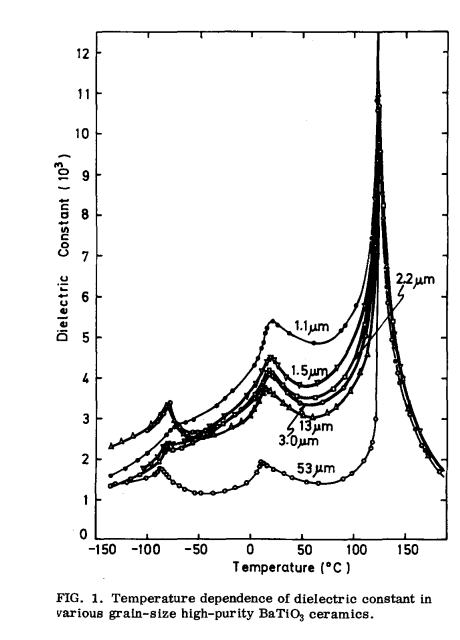
#> input picture bw_test/fig1_BaTiO3_grainsize.png, 460 x 640 px
$ python make_excel.py
#> lines starting #> are read from the running program, lines starting #| are printed output that depends on the picture; after the words box and inside, x2 and y2 are one past the last pixel; in counts of white or black regions, pixels touching at a corner belong together
### bw_test/trace.py
"""Guide-assisted curve tracing for black-and-white plots.
Each curve = list of segments. A segment has a guide polyline given in DISPLAY coordinates of the
k-times enlarged crop (X, Y), a mode ('x': step over columns, 'y': step over rows) and a half-width W
(original px). For every column (or row) the dark run closest to the guide is taken."""
import sys; sys.path.insert(0, '.')
import numpy as np
from PIL import Image
from calib import fits

def load(p):
    a = Image.open(p).convert('RGBA'); bg = Image.new('RGBA', a.size, (255,255,255,255)); bg.alpha_composite(a)
    return np.array(bg.convert('L')).astype(int)

def runs(v, merge=2):
    idx = np.nonzero(v)[0]
    if not len(idx): return []
    sp = np.split(idx, np.nonzero(np.diff(idx) > merge + 1)[0] + 1)
    return [(s[0], s[-1]) for s in sp]

def trace(name, curve, k=3, thr=150):
    c = fits(name); t, b, l, r = c['box']
    d = load(c['file']) < thr
    for (r0, r1, c0, c1) in curve.get('ignore', []):
        d[r0:r1, c0:c1] = False
    pts = []
    for seg in curve['segments']:
        G = np.array(seg['guide'], float)
        gc = (l - 2) + G[:, 0] / k; gr = (t - 2) + G[:, 1] / k     # guide in original px
        W = seg.get('W', 4)
        if seg['mode'] == 'x':
            o = np.argsort(gc); gc, gr = gc[o], gr[o]
            for col in range(int(np.ceil(gc[0])), int(np.floor(gc[-1])) + 1):
                g = np.interp(col, gc, gr)
                lo, hi = int(g - W), int(g + W) + 1
                rr = [(a + lo, z + lo) for a, z in runs(d[lo:hi, col])]
                rr = [x for x in rr if x[1] - x[0] <= 9]
                if rr:
                    a, z = min(rr, key=lambda x: abs((x[0] + x[1]) / 2 - g))
                    pts.append((col, (a + z) / 2, seg['mode']))
        else:
            o = np.argsort(gr); gc, gr = gc[o], gr[o]
            for row in range(int(np.ceil(gr[0])), int(np.floor(gr[-1])) + 1):
                g = np.interp(row, gr, gc)
                lo, hi = int(g - W), int(g + W) + 1
                cc = [(a + lo, z + lo) for a, z in runs(d[row, lo:hi])]
                cc = [x for x in cc if x[1] - x[0] <= 9]
                if cc:
                    a, z = min(cc, key=lambda x: abs((x[0] + x[1]) / 2 - g))
                    pts.append(((a + z) / 2, row, seg['mode']))
    out = [(c['ax'] * x + c['bx'], (c['ay'] * y + c['by']) * 1000, x, y, m) for x, y, m in pts]
    return c, out

### bw_test/calib.py
"""Axis calibration for the two black-and-white BaTiO3 figures (Arlt et al. style, grain-size study).
Pixel positions of tick marks were detected automatically (short inward ticks next to the frame)."""
import numpy as np
F2 = 'fig2_BaTiO3_3transitions.png'
F1 = 'fig1_BaTiO3_grainsize.png'
PANELS = {
    # name: (file, x ticks (px, value), y ticks (px, value), plot box (top, bottom, left, right))
    'fig1':  (F1, ([146.5,198.5,249.5,301.5,353.0,404.5], [-100,-50,0,50,100,150]),
                  ([52.5,92.5,133.5,174.5,214.5,255.5,296.5,336.5,377.5,418.0,459.0,499.5], list(range(12,0,-1))),
                  (31, 539, 96, 447)),
    'fig2a': (F2, ([158.0,217.5,277.0,336.5], [100,110,120,130]),
                  ([82.5,129.5,177.5,225.0,273.0,321.0,368.5,415.5,464.0,511.0], list(range(10,0,-1))),
                  (33, 558, 99, 396)),
    'fig2b': (F2, ([569.5,615.5,662.5,709.5,756.5], [-10,0,10,20,30]),
                  ([79.5,125.5,172.5,220.5,267.5], [5,4,3,2,1]),
                  (34, 314, 521, 802)),
    'fig2c': (F2, ([570.5,617.5,663.5,710.5,757.5,804.5], [-110,-100,-90,-80,-70,-60]),
                  ([416.5,464.5,511.0,557.5], [4,3,2,1]),
                  (369, 605, 523, 831)),
}
def fits(name):
    f, (xp, xv), (yp, yv), box = PANELS[name]
    ax, bx = np.polyfit(xp, xv, 1); ay, by = np.polyfit(yp, yv, 1)
    rx = np.std(np.array(xv) - (ax*np.array(xp)+bx)); ry = np.std(np.array(yv) - (ay*np.array(yp)+by))
    return dict(file=f, ax=ax, bx=bx, ay=ay, by=by, box=box, rx=rx, ry=ry)
# [4 lines that do not run on import are left out]

### bw_test/make_excel.py
"""Trace the black-and-white BaTiO3 figures and write the data to an Excel workbook + check overlays."""
import sys; sys.path.insert(0, '.')
import numpy as np
from PIL import Image, ImageDraw
from openpyxl import Workbook
from openpyxl.chart import ScatterChart, Reference, Series
from openpyxl.styles import Font, Alignment
from calib import fits
from trace import trace
from curves_fig2 import FIG2A, FIG2B, FIG2C
from curves_fig1 import FIG1

JOBS = [  # sheet, panel, curves, k, T step (C), title
    ('Fig1', 'fig1', FIG1, 4, 2.0, 'Fig.1 grain-size BaTiO3, -150..190 C'),
    ('Fig2a', 'fig2a', FIG2A, 3, 0.5, 'Fig.2(a) cubic-tetragonal, 90..140 C'),
    ('Fig2b', 'fig2b', FIG2B, 3, 1.0, 'Fig.2(b) tetragonal-orthorhombic, -20..40 C'),
    ('Fig2c', 'fig2c', FIG2C, 3, 1.0, 'Fig.2(c) orthorhombic-rhombohedral, -120..-55 C'),
]
NOTE = {
    'curve A (1.5um)': '라벨로 확인',
    'curve B': '2.2um로 추정 (입자 클수록 eps 작아지는 경향 + 라벨 위치)',
    'curve C': '3.0um로 추정',
    'curve D': '13um로 추정',
    'above Tc (all curves)': '모든 곡선이 겹치는 구간 (구분 불가, 공통값)',
    'above Tc (all curves coincide)': '모든 곡선이 겹치는 구간 (구분 불가, 공통값)',
}
COL = [(255,0,0),(0,170,0),(0,140,255),(220,0,220),(255,140,0),(0,190,190),(120,60,255)]

def resample(out, step):
    """x-mode points -> values at round T; y-mode points (steep parts) -> every ~0.25e3 of eps."""
    xs = sorted([o for o in out if o[4] == 'x'], key=lambda o: o[0])
    ys = sorted([o for o in out if o[4] == 'y'], key=lambda o: o[1])
    rows = []
    if xs:
        T = np.array([o[0] for o in xs]); E = np.array([o[1] for o in xs])
        for t in np.arange(np.ceil(T[0] / step) * step, T[-1] + 1e-9, step):
            j = np.searchsorted(T, t)
            near = min(abs(T[max(j-1, 0)] - t), abs(T[min(j, len(T)-1)] - t))
            if near <= max(step / 2, 0.6):
                rows.append((round(float(t), 2), round(float(np.interp(t, T, E))), '열 단위 추적'))
    if ys:
        last = -1e9
        for o in ys:
            if o[1] - last >= 250:
                rows.append((round(float(o[0]), 2), round(float(o[1])), '급경사: 행 단위 추적'))
                last = o[1]
    return rows

wb = Workbook(); info = wb.active; info.title = '설명'
summary = []
for sheet, panel, curves, k, step, title in JOBS:
    c = fits(panel); t, b, l, r = c['box']
    ws = wb.create_sheet(sheet)
    ws.append([title]); ws['A1'].font = Font(bold=True)
    ws.append(['곡선', 'T (°C)', '유전상수 ε', '읽은 방식', '비고'])
    for cell in ws[2]: cell.font = Font(bold=True)
    im = Image.open(c['file']).convert('RGB').crop((l-2, t-2, r+3, b+3))
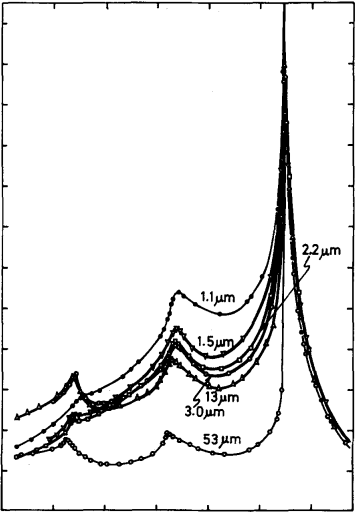
#> im: PIL image 356x513 RGB; min 0, max 255, mean 234.3
    im = im.resize((im.width * 4, im.height * 4), Image.NEAREST); d = ImageDraw.Draw(im)
#> after `im = im.resize((im.width * 4, im.height * 4), Image.NEAREST)`:
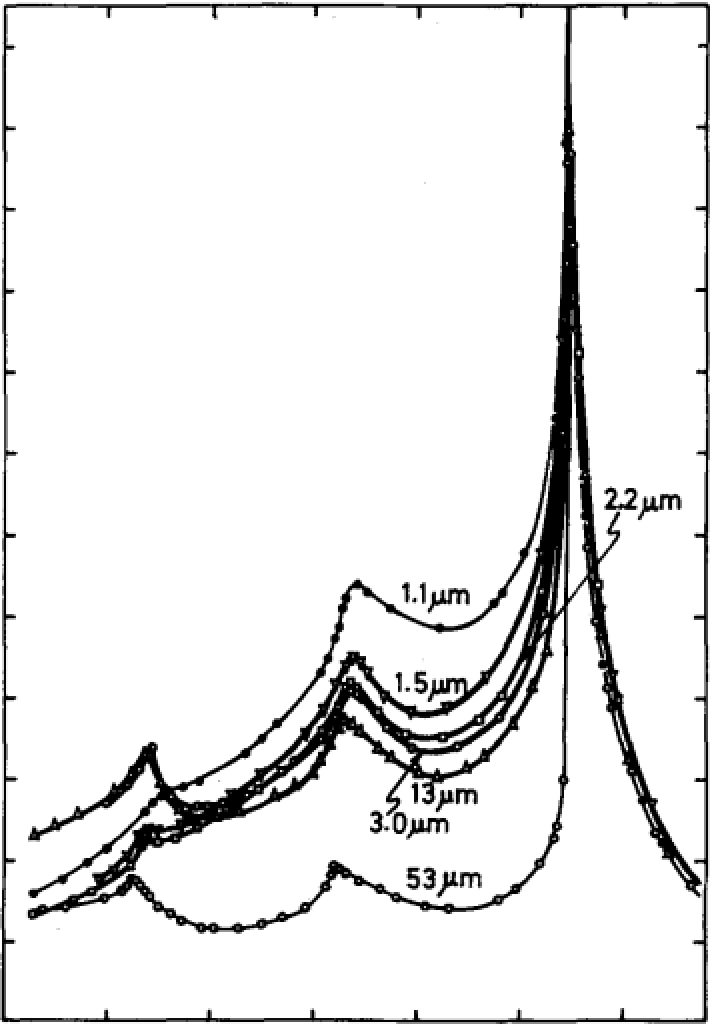
#> im: PIL image 1424x2052 RGB (shown at 1/2 size); min 0, max 255, mean 234.3
    chart = ScatterChart(); chart.title = title; chart.style = 13
    chart.x_axis.title = 'Temperature (°C)'; chart.y_axis.title = 'Dielectric constant'
    chart.height, chart.width = 12, 20
    for i, (cn, cv) in enumerate(curves.items()):
        _, out = trace(panel, cv, k=k)
#> in load, a is the input picture: PIL image 460x640 RGBA; mean R, G, B, A 238.2, 238.2, 238.2, 255
#> in load, `bg = Image.new('RGBA', a.size, (255, 255, 255, 255))`: bg: PIL image 460x640 RGBA; every value is 255
#> in load, `return np.array(bg.convert('L')).astype(int)`:
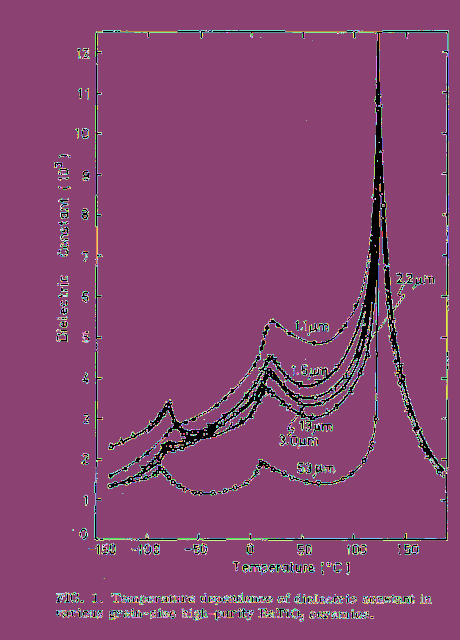
#> returned value: shape (640, 460) int64; 256 distinct labels, from 0 to 255; one colour per label, 0 black
#> in trace, `d = load(c['file']) < thr`:
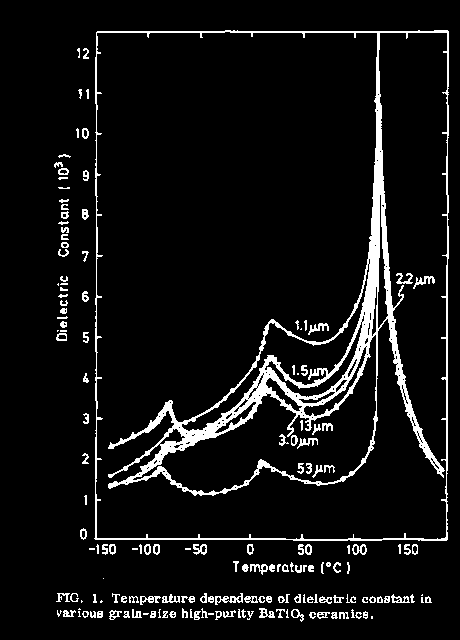
#> d: shape (640, 460) bool; 7.1% white; 167 white regions (28 under 20 px), largest, box (x1, y1, x2, y2) and area: (94, 30, 449, 541) 15053, (215, 593, 243, 605) 139, (413, 276, 435, 289) 109
#> the loop in trace, `for seg in curve['segments']:` made 1 pass
#> after the loop in trace, `for seg in curve['segments']:`: pts = 251 items, first 6: (111, 475.5, 'x'), (112, 475, 'x'), (113, 474, 'x'), (114, 473.5, 'x'), (115, 472.5, 'x'), (116, 472.5, 'x')
#> in trace, `out = [(c['ax'] * x + c['bx'], (c['ay'] * y + c['by']) * 1000, x, y, m..`: out = 251 items, first 6: (-134.5, 1589.5, 111, 475.5, 'x'), (-133.6, 1601.8, 112, 475, 'x'), (-132.6, 1626.4, 113, 474, 'x'), (-131.6, 1638.7, 114, 473.5, 'x'), (-130.6, 1663.3, 115, 472.5, 'x'), (-129.7, 1663.3, 116, 472.5, 'x')
        data = resample(out, step)
#> in resample, `xs = sorted([o for o in out if o[4] == 'x'], key=lambda o: o[0])`: xs has the same summary as out in trace
#> in resample, `ys = sorted([o for o in out if o[4] == 'y'], key=lambda o: o[1])`: ys = []
#> in resample, `T = np.array([o[0] for o in xs])`: T = 251 values from -134.5 to 107.8
#> in resample, `E = np.array([o[1] for o in xs])`: E = 251 values, max 6004 at index 250, min 1589.5 at index 0, mean 3801.5
#> the loop in resample, `for t in np.arange(np.ceil(T[0] / step) * step, T[-1] + 1e-9, step):` made 121 passes
#> (j, near) on passes 1 to 12: (1, 0.446), (3, 0.384), (5, 0.323), (7, 0.261), (9, 0.2), (11, 0.138), (13, 0.0769), (15, 0.0154), (18, 0.0461), (20, 0.108), (22, 0.169), (24, 0.231)
        r0 = ws.max_row + 1
        for T, E, how in data:
            ws.append([cn, T, E, how, NOTE.get(cn, '')])
#> this loop made 121 passes
#> (T, E) on passes 1 to 12: (-134, 1596), (-132, 1634), (-130, 1663), (-128, 1688), (-126, 1712), (-124, 1737), (-122, 1774), (-120, 1786), (-118, 1837), (-116, 1863), (-114, 1899), (-112, 1940)
        r1 = ws.max_row
        s = Series(Reference(ws, min_col=3, min_row=r0, max_row=r1), Reference(ws, min_col=2, min_row=r0, max_row=r1), title=cn)
        s.marker.symbol = 'circle'; s.marker.size = 3; s.smooth = False
        chart.series.append(s)
        pk = max(data, key=lambda x: x[1])
        summary.append([sheet, cn, len(data), min(x[0] for x in data), max(x[0] for x in data), pk[1], pk[0]])
        for T, E, x, y, m in out:
            X = (x - (l-2)) * 4 + 2; Y = (y - (t-2)) * 4 + 2
            d.rectangle([X-1, Y-1, X+1, Y+1], fill=COL[i % len(COL)])
#> this loop made 251 passes
#> (T, E, y) on passes 1 to 3: (-134.5, 1589.5, 475.5), (-133.6, 1601.8, 475), (-132.6, 1626.4, 474)
        X = 8; Y = 8 + 18 * i
        d.rectangle([X, Y, X+12, Y+12], fill=COL[i % len(COL)]); d.text((X+18, Y), cn, fill=COL[i % len(COL)])
    for col, w in zip('ABCDE', (30, 10, 12, 20, 50)): ws.column_dimensions[col].width = w
#> this loop made 5 passes
#> (col, w) on passes 1 to 5: ('A', 30), ('B', 10), ('C', 12), ('D', 20), ('E', 50)
    ws.add_chart(chart, 'G3')
    im.save(f'검증_{sheet}.png')
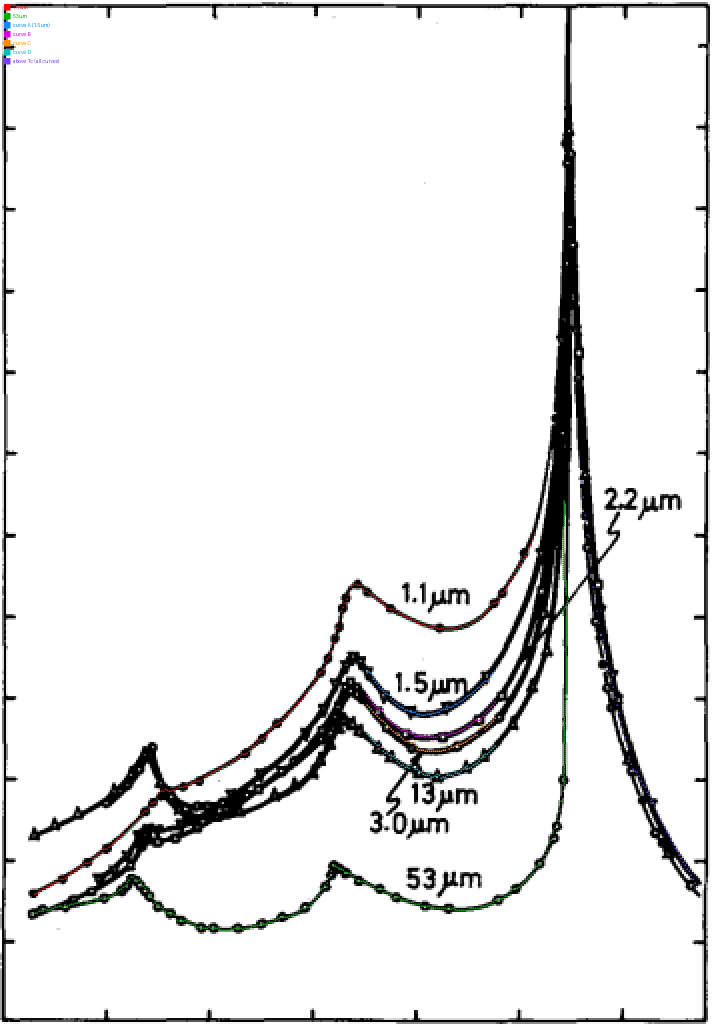
#> saved as 검증_Fig1.png: PIL image 1424x2052 RGB (shown at 1/2 size); mean R, G, B 234.5, 234.5, 234.4
#> pass 2 of the loop `for sheet, panel, curves, k, step, title in JOBS:`:
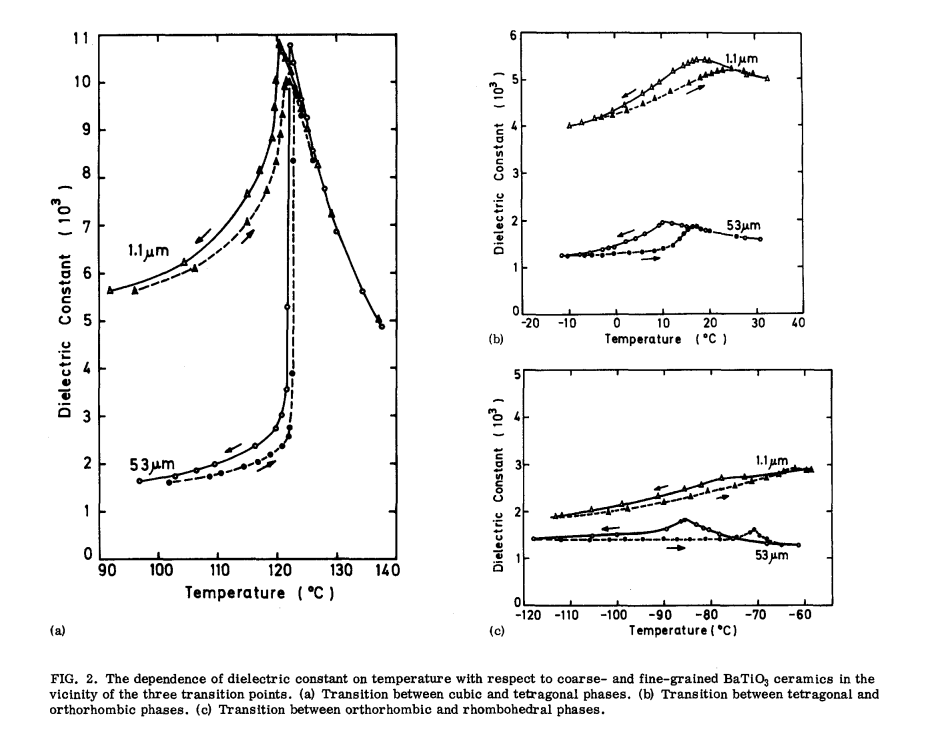
#> input picture bw_test/fig2_BaTiO3_3transitions.png, 937 x 731 px
#> in load, a is the input picture: PIL image 937x731 RGBA; mean R, G, B, A 242.8, 242.8, 242.8, 255
#> bg: PIL image 937x731 RGBA; every value is 255
#> after the loop in trace (call 8), `for (r0, r1, c0, c1) in curve.get('ignore', []):`:
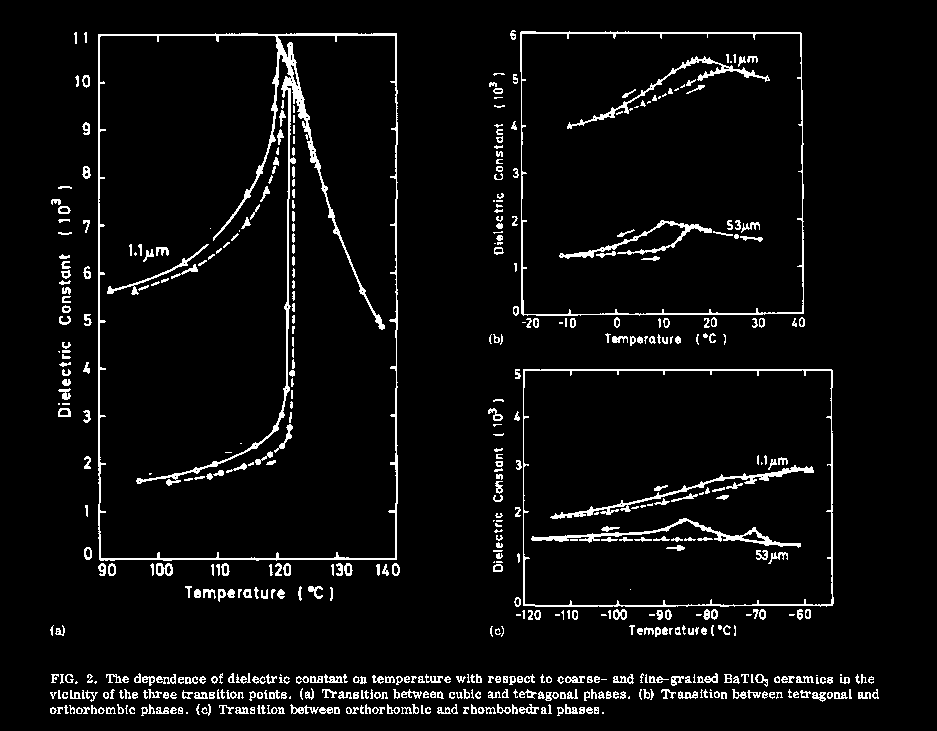
#> d: shape (731, 937) bool; 5.1% white in thin lines or dots, all inside (x1, y1, x2, y2) = (50, 30, 879, 716)
#> the loop `for T, E, how in data:` made 52 passes
#> (T, E, how) on passes 1 to 8: (92, 5644, '열 단위 추적'), (92.5, 5639, '열 단위 추적'), (93, 5666, '열 단위 추적'), (93.5, 5684, '열 단위 추적'), (94, 5705, '열 단위 추적'), (94.5, 5715, '열 단위 추적'), (95, 5739, '열 단위 추적'), (95.5, 5757, '열 단위 추적')
#> the loop `for T, E, x, y, m in out:` made 245 passes
#> (T, E, y) on passes 1 to 3: (91.93, 5652.1, 289.5), (92.1, 5631.1, 290.5), (92.27, 5620.6, 291)
#> the loop `for col, w in zip('ABCDE', (30, 10, 12, 20, 50)): ws.column_dimensions..` made 5 passes
#> `im.save(f'검증_{sheet}.png')`:
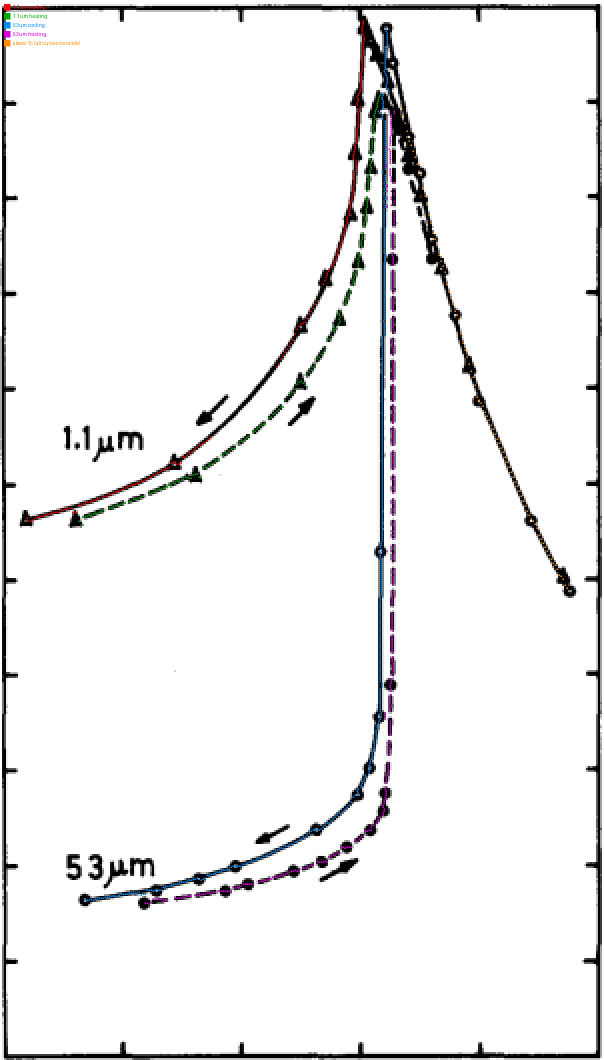
#> saved as 검증_Fig2a.png: PIL image 1208x2120 RGB (shown at 1/2 size); mean R, G, B 240.2, 240, 240.3

info.append(['흑백 BaTiO3 유전상수-온도 그래프 디지타이징 결과']); info['A1'].font = Font(bold=True, size=13)
for line in [
    '',
    '원본: fig1_BaTiO3_grainsize.png (Fig.1, 입자 크기별 고순도 BaTiO3 세라믹), fig2_BaTiO3_3transitions.png (Fig.2 a,b,c, 1.1um vs 53um, 세 상전이 근처)',
    '',
    '방법',
    ' 1) 축 보정: 프레임 안쪽 짧은 눈금을 픽셀에서 자동으로 찾아, 눈금 값과 1차식으로 맞춤 (맞춤 잔차 x ≤0.18 °C, y ≤10 ε)',
    ' 2) 곡선 추적: 곡선마다 대략적인 경로(가이드)를 눈으로 지정 → 각 열(급경사 구간은 각 행)에서 가이드에 가장 가까운 검은 선 픽셀의 중심을 읽음',
    ' 3) 정리: 일정 온도 간격으로 보간해 표로 저장 (Fig1 2 °C, Fig2a 0.5 °C, Fig2b·c 1 °C). 급경사 구간은 ε 약 250 간격',
    ' 4) 검증: 같은 폴더의 검증_*.png 에 읽은 점을 색깔별로 원본 위에 그려 두었음 → 눈으로 확인 권장',
    '',
    '값은 측정점(마커)이 아니라 마커를 잇는 선을 따라 읽은 값입니다. 측정점 자체가 필요하면 마커 위치를 따로 읽어야 합니다.',
    '',
    '읽기 오차 (선 두께 ±1~2 px 기준, 대략)',
    ' Fig1 : 1 px = 0.97 °C, 24.6 ε  → 약 ±2 °C, ±50 ε',
    ' Fig2a: 1 px = 0.17 °C, 21.0 ε  → 약 ±0.3 °C, ±40 ε',
    ' Fig2b: 1 px = 0.21 °C, 21.2 ε  → 약 ±0.4 °C, ±40 ε',
    ' Fig2c: 1 px = 0.21 °C, 21.3 ε  → 약 ±0.4 °C, ±40 ε',
    '',
    '주의',
    ' - cooling = 실선·빈 마커(← 화살표), heating = 점선·채운 마커(→ 화살표)',
    ' - Fig1: 1.1um, 53um만 전 구간 분리 가능. 1.5/2.2/3.0/13um 곡선은 -140~20 °C와 Tc 근처에서 서로 겹쳐 구분 불가 →',
    '         구분되는 26~88 °C 구간만 curve A~D로 읽음. A=1.5um(라벨 확인), B·C·D=2.2/3.0/13um는 추정.',
    ' - Fig1 53um 곡선은 -135~-90 °C에서 다른 곡선(C 또는 D)과 겹쳐 있어 그 구간 값은 두 곡선 공통값일 수 있음',
    ' - Tc(약 120~125 °C) 위쪽은 모든 곡선이 겹쳐 하나의 공통 곡선으로 읽음',
    ' - Fig2a 꼭대기(ε > 약 10000) 부근은 곡선 4개가 몇 픽셀 안에 몰려 있어 피크 값 오차가 더 큼',
]:
    info.append([line])
info.append([]); info.append(['요약: 시트', '곡선', '점 개수', 'T 최소', 'T 최대', '최대 ε', '최대 ε 온도'])
for cell in info[info.max_row]: cell.font = Font(bold=True)
for s in summary: info.append(s)
info.column_dimensions['A'].width = 14; info.column_dimensions['B'].width = 32
wb.save('BaTiO3_흑백그래프_디지타이징.xlsx')
for s in summary: print(s)
